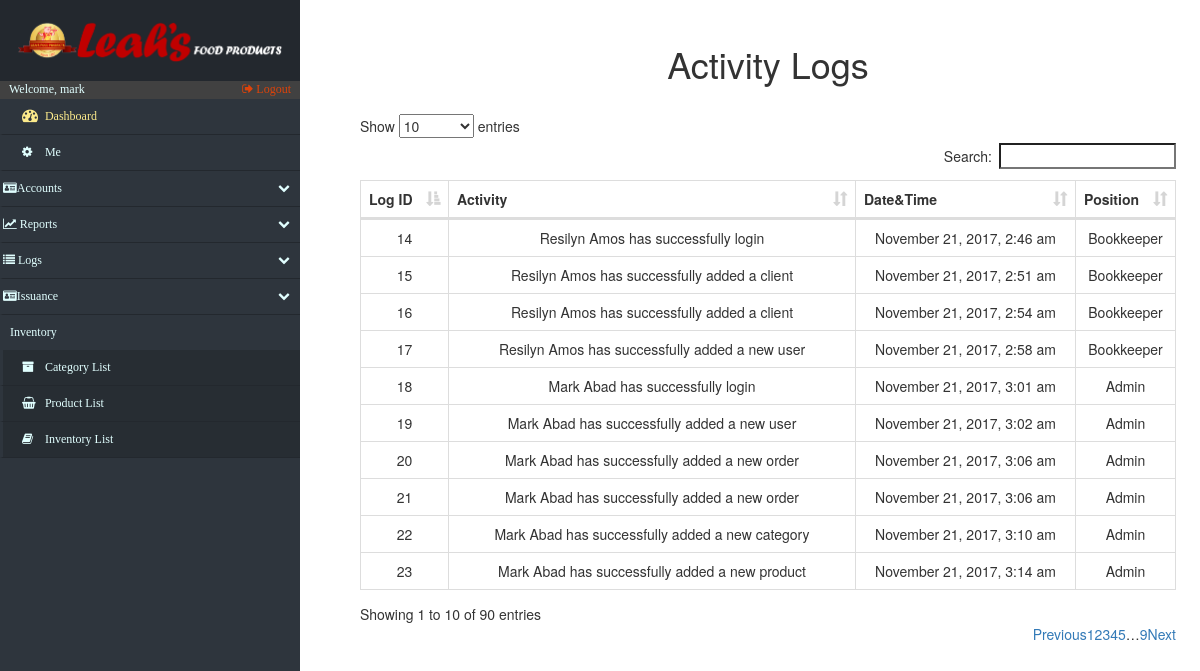
/log_Activity.php (signed in), run on the app's committed database.
### tables this page shows
CREATE TABLE `logs` (
  `logs_id` int(15) NOT NULL,
  `issue_acnt` varchar(20) NOT NULL,
  `act_type` varchar(30) NOT NULL,
  `date_time` varchar(30) NOT NULL,
  `related_id` int(15) DEFAULT NULL,
  `remarks` varchar(65) NOT NULL
);

CREATE TABLE `accounts` (
  `acc_id` int(12) NOT NULL,
  `username` varchar(15) NOT NULL,
  `first_name` varchar(20) NOT NULL,
  `last_name` varchar(20) NOT NULL,
  `password` varchar(128) NOT NULL,
  `email` varchar(50) NOT NULL,
  `contact_no` varchar(20) NOT NULL,
  `status` varchar(10) NOT NULL DEFAULT 'Disabled',
  `branch` varchar(50) DEFAULT NULL,
  `acctype` varchar(45) DEFAULT NULL,
  `security_key` varchar(45) DEFAULT NULL
);

### log_Activity.php (the view, shortened to what this page needs)
<!DOCTYPE html>
<html lang="en">
<head>
    <?php include('fragments/config.php') ?>
    <link rel="stylesheet" href="https://maxcdn.bootstrapcdn.com/bootstrap/3.3.7/css/bootstrap.min.css">
    <link href="src/css/datatables.css" rel="stylesheet">
    <link href="//maxcdn.bootstrapcdn.com/font-awesome/4.2.0/css/font-awesome.min.css" rel="stylesheet">
    <link href="src/css/sidebar.css" rel="stylesheet">
    <link href="src/css/custom.css" rel="stylesheet">
</head>
<body>
    <div class="nav-side-menu">
        <div class="brand">
            <div class="brandtext"></div>
        </div>
        <div class="user_info">
            <span>Welcome, <?php
                echo $_SESSION['username'];
                ?>
            </span>
            <a href="fragments/logout.php">
                <i class="fa fa-sign-out" aria-hidden="true"></i> Logout
            </a>
        </div>
        <div class="menu-list">
            <ul id="menu-content" class="menu-content collapse out">
                <li>
                    <a id="dashboard_txt" href="index.php">
                        <i class="fa fa-dashboard fa-lg"></i> Dashboard
                    </a>
                </li>
                 <li><a href="settings.php"><i class="fa fa-cog"></i> Me</a></li>
                <li data-toggle="collapse" data-target="#accounts" class="collapsed">
                    <i class="fa fa-id-card" aria-hidden="true"></i>Accounts <span class="arrow"></span>
                </li>
                <li data-toggle="collapse" data-target="#reports" class="collapsed">
                    <i class="fa fa-line-chart" aria-hidden="true"></i> Reports <span class="arrow"></span>
                </li>
                <li data-toggle="collapse" data-target="#issue" class="collapsed">
                    <i class="fa fa-list" aria-hidden="true"></i> Logs <span class="arrow"></span>
                </li>
                 <li data-toggle="collapse" data-target="#issuance" class="collapsed">
                    <i class="fa fa-id-card" aria-hidden="true"></i>Issuance<span class="arrow"></span>
                </li>
                <div class="sub-menu_nct">
                    <span class="sub-menu">Inventory
                    </span>
                </div>
                <li class="sub-menu_nc">
                    <a class="sub-menu_nc" href="categories.php">
                        <i class="fa fa-archive"> </i> Category List
                    </a>
                </li>
                <li class="sub-menu_nc">
                    <a class="sub-menu_nc" href="products.php">
                        <i class="fa fa-shopping-basket"> </i> Product List
                    </a>
                </li>
                <li class="sub-menu_nc">
                    <a href="inventory.php">
                        <i class="fa fa-book"> </i> Inventory List
                    </a>
                </li>
            </ul>
        </div>
    </div>
    <div id="page-content-wrapper">
        <div class="containers">
            <table class="table table-striped table-bordered">
                <h1 align="center">Activity Logs</h1>
            </table>
            <?php
							$retrieve = ("SELECT * FROM logs INNER JOIN accounts ON logs.issue_acnt = accounts.username");
							$results = mysqli_query($db, $retrieve);
						?>
                <table id="datatables" class="table table-hover table-bordered dataTable" cellspacing="0" width="100%" role="grid" aria-describedby="myTable_info" style="width: 100%;">
                    <thead>
                        <tr>
							<th>Log ID</th>
                            <th>Activity</th>
							<th>Date&Time</th>
							<th>Position</th>
                        </tr>
                    </thead>
                    <tbod y>
                        <?php
							foreach ($results as $data):
						?>
                            <tr>
								<td data-title="logs_id">
									<?php echo $data["logs_id"];?>
                                </td>
                                <td data-title="name">
									<?php echo $data["first_name"]." ".$data["last_name"]." ".$data["remarks"];  ?>
                                </td>
                                <td data-title="date_time">
                                    <?php echo $data["date_time"]; ?>
                                </td>
								<td data-title="cno">
                                    <?php echo $data["acctype"]; ?>
                                </td>
                            </tr>
                            <?php
							endforeach;
						?>
                </table>
        </div>
    </div>
</body>
</html>

### src/css/datatables.css (style rules this page uses)
table.dataTable { clear: both; width: auto; text-align: center; margin-top: 6px !important; margin-bottom: 6px !important; max-width: none !important; border-collapse: separate !important }
table.dataTable td, table.dataTable th { -webkit-box-sizing: content-box; box-sizing: content-box }
table.dataTable thead>tr>th.sorting_asc, table.dataTable thead>tr>th.sorting_desc, table.dataTable thead>tr>th.sorting, table.dataTable thead>tr>td.sorting_asc, table.dataTable thead>tr>td.sorting_desc, table.dataTable thead>tr>td.sorting { padding-right: 30px }
table.dataTable thead .sorting, table.dataTable thead .sorting_asc, table.dataTable thead .sorting_desc, table.dataTable thead .sorting_asc_disabled, table.dataTable thead .sorting_desc_disabled { cursor: pointer; position: relative }
table.dataTable thead .sorting:after, table.dataTable thead .sorting_asc:after, table.dataTable thead .sorting_desc:after, table.dataTable thead .sorting_asc_disabled:after, table.dataTable thead .sorting_desc_disabled:after { position: absolute; bottom: 8px; right: 8px; display: block; font-family: 'Glyphicons Halflings'; opacity: 0.5 }
table.dataTable thead .sorting:after { opacity: 0.2; content: "\e150" }
table.dataTable thead .sorting_asc:after { content: "\e155" }
table.table-bordered.dataTable th, table.table-bordered.dataTable td { border-left-width: 0 }
table.table-bordered.dataTable th:last-child, table.table-bordered.dataTable th:last-child, table.table-bordered.dataTable td:last-child, table.table-bordered.dataTable td:last-child { border-right-width: 0 }
table.table-bordered.dataTable tbody th, table.table-bordered.dataTable tbody td { border-bottom-width: 0 }

### src/css/sidebar.css (style rules this page uses)
.nav-side-menu { overflow: hidden; font-family: verdana; font-size: 12px; font-weight: 200; background-color: #2e353d; position: fixed; top: 0px; width: 300px; height: 100%; color: #e1ffff; }
.nav-side-menu .brand { background-color: #23282e; line-height: 50px; display: block; text-align: center; font-size: 14px; }
.nav-side-menu ul, .nav-side-menu li { list-style: none; padding: 0px; margin: 0px; line-height: 35px; cursor: pointer; }
.nav-side-menu li { padding-left: 0px; border-left: 3px solid #2e353d; border-bottom: 1px solid #23282e; }
.nav-side-menu li a { text-decoration: none; color: #e1ffff; }
.nav-side-menu li a i { padding-left: 10px; width: 20px; padding-right: 20px; }
@media (min-width: 800px) { .nav-side-menu .menu-list .menu-content { display: block; } }
body { margin: 0px; padding: 0px; }
#dashboard_txt { color: #fcea8b; }
.sub-menu_nc { background-color: #272d33; }
.sub-menu_nct { padding-left: 10px; }
.nav-side-menu .brand .brandtext { padding: 4%; content: url(../img/LeahsTextAlter.PNG); width: 100%; text-align: center; }
.user_info { background-color: #414141; }
.user_info a { float: right; padding-right: 3%; color: #dd430a; }
.user_info span { padding-left: 3% }
.sub-menu_nc a { display: block; }
.menu-content > li a { display: inline-block; width: 100%; }
#menu-content li a { padding-left: 3%; }

### src/css/custom.css (style rules this page uses)
.containers { padding: 0px; margin: 0px; margin-top:2%; float: right; width: 79%; padding-right: 5%; }
@media (max-width: 1600px) { .containers { width: 75%; padding-right: 4%; } }
@media (max-width: 1400px) { .containers { width: 73%; padding-right 3%;: } }
@media (max-width: 1260px) { .containers { width: 70%; padding-right: 2%; } }

### data on the page
logs: logs_id "14", accounts.first_name "Resilyn", accounts.last_name "Amos", remarks "has successfully login", date_time "November 21, 2017, 2:46 am", accounts.acctype "Bookkeeper"
logs: logs_id "15", accounts.first_name "Resilyn", accounts.last_name "Amos", remarks "has successfully added a client", date_time "November 21, 2017, 2:51 am", accounts.acctype "Bookkeeper"
logs: logs_id "16", accounts.first_name "Resilyn", accounts.last_name "Amos", remarks "has successfully added a client", date_time "November 21, 2017, 2:54 am", accounts.acctype "Bookkeeper"
logs: logs_id "17", accounts.first_name "Resilyn", accounts.last_name "Amos", remarks "has successfully added a new user", date_time "November 21, 2017, 2:58 am", accounts.acctype "Bookkeeper"
logs: logs_id "18", accounts.first_name "Mark", accounts.last_name "Abad", remarks "has successfully login", date_time "November 21, 2017, 3:01 am", accounts.acctype "Admin"
logs: logs_id "19", accounts.first_name "Mark", accounts.last_name "Abad", remarks "has successfully added a new user", date_time "November 21, 2017, 3:02 am", accounts.acctype "Admin"
logs: logs_id "20", accounts.first_name "Mark", accounts.last_name "Abad", remarks "has successfully added a new order", date_time "November 21, 2017, 3:06 am", accounts.acctype "Admin"
logs: logs_id "21", accounts.first_name "Mark", accounts.last_name "Abad", remarks "has successfully added a new order", date_time "November 21, 2017, 3:06 am", accounts.acctype "Admin"
logs: logs_id "22", accounts.first_name "Mark", accounts.last_name "Abad", remarks "has successfully added a new category", date_time "November 21, 2017, 3:10 am", accounts.acctype "Admin"
logs: logs_id "23", accounts.first_name "Mark", accounts.last_name "Abad", remarks "has successfully added a new product", date_time "November 21, 2017, 3:14 am", accounts.acctype "Admin"

### other printed values
$_SESSION['username'] "mark"
